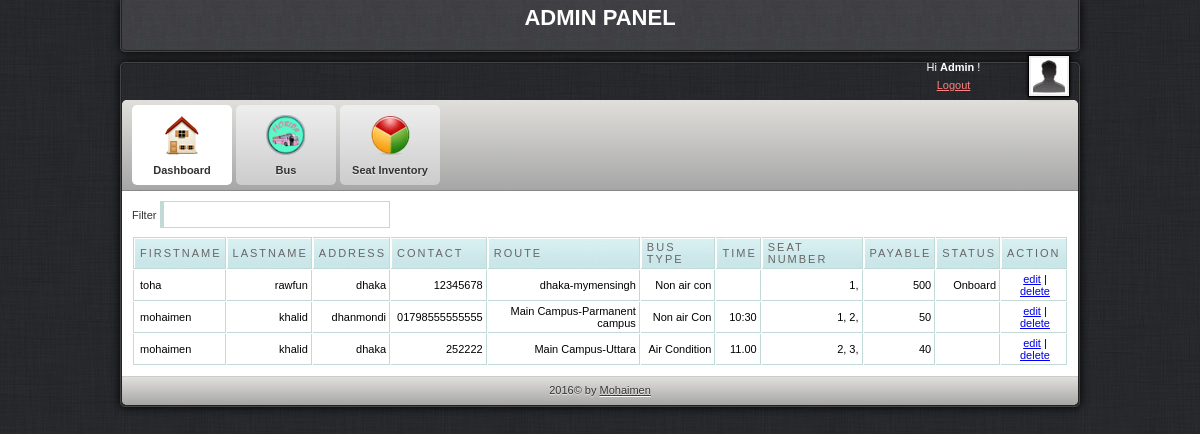
Screenshot of /admin/dashboard.php (signed in) with the database file from the repository.
### tables this page shows
CREATE TABLE IF NOT EXISTS `customer` (
  `id` int(11) NOT NULL AUTO_INCREMENT,
  `fname` varchar(30) NOT NULL,
  `lname` varchar(30) NOT NULL,
  `contact` varchar(20) NOT NULL,
  `address` varchar(300) NOT NULL,
  `bus` varchar(30) NOT NULL,
  `transactionum` varchar(10) NOT NULL,
  `payable` varchar(11) NOT NULL,
  `status` varchar(100) NOT NULL,
  `setnumber` varchar(100) NOT NULL,
  PRIMARY KEY (`id`)
);

CREATE TABLE IF NOT EXISTS `route` (
  `id` int(11) NOT NULL AUTO_INCREMENT,
  `route` varchar(300) NOT NULL,
  `price` varchar(30) NOT NULL,
  `numseats` int(30) NOT NULL,
  `type` varchar(300) NOT NULL,
  `time` varchar(100) NOT NULL,
  PRIMARY KEY (`id`)
);

CREATE TABLE IF NOT EXISTS `reserve` (
  `id` int(11) NOT NULL AUTO_INCREMENT,
  `date` varchar(11) NOT NULL,
  `bus` varchar(11) NOT NULL,
  `seat_reserve` varchar(11) NOT NULL,
  `transactionnum` varchar(10) NOT NULL,
  `seat` varchar(100) NOT NULL,
  PRIMARY KEY (`id`)
);

### admin/dashboard.php (the view, shortened to what this page needs)
<html>
<head>
<link href="css/style.css" rel="stylesheet" type="text/css" />
<link rel="stylesheet" href="febe/style.css" type="text/css" media="screen" charset="utf-8">
<link href="src/facebox.css" media="screen" rel="stylesheet" type="text/css" />
</head>
<body>
	<div id="container">
		<div id="adminbar-outer" class="radius-bottom">
			<div id="adminbar" class="radius-bottom">
				<center><h1><font color="#FFFFFF">ADMIN PANEL</font></h1></center>
				<div id="details">
					<a class="avatar" href="javascript: void(0)">
					<img width="36" height="36" alt="avatar" src="img/avatar.jpg">
					</a>
					<div class="tcenter">
					Hi
					<strong>Admin</strong>
					!
					<br>
					<a class="alightred" href="../index.php">Logout</a>
					</div>
				</div>
			</div>
		</div>
		<div id="panel-outer" class="radius" style="opacity: 1;">
			<div id="panel" class="radius">
				<ul class="radius-top clearfix" id="main-menu">
					<li>
						<a class="active" href="dashboard.php">
							<img alt="Dashboard" src="img/m-dashboard.png">
							<span>Dashboard</span>
						</a>
					</li>
					<li>
						<a href="route.php">
							<img alt="Statistics" src="img/m-custom.png">
							<span>Bus</span>
						</a>
					</li>
					<li>
						<a href="setinventory.php">
							<img alt="Statistics" src="img/m-statistics.png">
							<span>Seat Inventory</span>
						</a>
					</li>
				</ul>
				<div id="content" class="clearfix">
					<label for="filter">Filter</label> <input type="text" name="filter" value="" id="filter" />
					<table cellpadding="1" cellspacing="1" id="resultTable">
						<thead>
							<tr>
								<th  style="border-left: 1px solid #C1DAD7"> Firstname </th>
								<th> Lastname </th>
								<th> Address </th>
								<th> Contact </th>
								<th> Route </th>
								<th> Bus Type </th>
								<th> Time </th>
								<th> Seat Number </th>
								<th> Payable </th>
								<th> Status </th>
								<th> Action </th>
							</tr>
						</thead>
						<tbody>
						<?php
							$result = mysql_query("SELECT * FROM customer");
							while($row = mysql_fetch_array($result))
								{
									echo '<tr class="record">';
									echo '<td style="border-left: 1px solid #C1DAD7;">'.$row['fname'].'</td>';
									echo '<td><div align="right">'.$row['lname'].'</div></td>';
									echo '<td><div align="right">'.$row['address'].'</div></td>';
									echo '<td><div align="right">'.$row['contact'].'</div></td>';
									$rrad=$row['bus'];
									$dddd=$row['transactionum'];
									$results = mysql_query("SELECT * FROM route WHERE id='$rrad'");
									while($rows = mysql_fetch_array($results))
										{
									echo '<td><div align="right">'.$rows['route'].'</div></td>';
									echo '<td><div align="right">'.$rows['type'].'</div></td>';
									echo '<td><div align="right">'.$rows['time'].'</div></td>';
										}
									$resulta = mysql_query("SELECT * FROM reserve WHERE transactionnum='$dddd'");
									while($rowa = mysql_fetch_array($resulta))
										{
									echo '<td><div align="right">'.$rowa['seat'].'</div></td>';
										}
									echo '<td><div align="right">'.$row['payable'].'</div></td>';
									echo '<td><div align="right">'.$row['status'].'</div></td>';
									echo '<td><div align="center"><a rel="facebox" href="editstatus.php?id='.$row['id'].'">edit</a> | <a href="#" id="'.$row['transactionum'].'" class="delbutton" title="Click To Delete">delete</a></div></td>';
									echo '</tr>';
								}
							?>
						</tbody>
					</table>
				</div>
				<div id="footer" class="radius-bottom">
					2016©
					by
					<a class="afooter-link" href="">Mohaimen</a>
				</div>
			</div>
		</div>
	</div>
</body>
</html>

### admin/css/style.css (style rules this page uses)
html, body { background: url("../img/bg.jpg") repeat scroll 0 0 #333333; color: #333333; font-family: Arial,Helvetica,sans-serif; font-size: 11px; line-height: 1.6; margin:0; }
#container { margin: 0 auto; width: 960px; }
#login-container-outer, #container #adminbar-outer, #container #panel-outer { border: 1px solid #444444; box-shadow: 0 0 10px #000000; }
#container #adminbar-outer { background: none repeat scroll 0 0 #403F44; border-top: medium none; margin: 0 0 10px; }
.radius-bottom { border-bottom-left-radius: 5px; border-bottom-right-radius: 5px; }
#login-container, #container #adminbar, #container #panel { border: 1px solid #222222; }
#container #adminbar { background: url("../img/alter-bg.jpg") repeat scroll left top transparent; border-top: medium none; height: 50px; }
.clearfix { clear:both; }
#container #adminbar #details { color: #FFFFFF; float: right; height: 34px; line-height: 18px; padding: 8px; width: 184px; }
#container #adminbar #details a.avatar { background-color: #EEEEEE; border: 1px solid #000000; box-shadow: 0 0 4px #000000; display: block; float: right; height: 36px; margin: -3px 0 0 7px; padding: 2px; width: 36px; }
.tcenter { text-align: center; }
a.alightred { color: #FF8181; }
.radius { border-radius: 5px 5px 5px 5px; }
#container #panel ul#main-menu, #container #panel #footer, #login-extra { background-color: #D5D5D5; background-image: linear-gradient(#E0DFDB, #A6A6A6); }
ul#main-menu { border-bottom: 1px solid #888888; list-style: none outside none; margin: 0; padding: 0 10px; }
.radius-top { border-top-left-radius: 5px; border-top-right-radius: 5px; }
ul#main-menu li { float: left; margin: 5px 4px 5px 0; }
ul#main-menu li a.active { background: none repeat scroll 0 0 #FFFFFF; text-shadow: 0 1px 1px #FFFFFF; }
ul#main-menu li a { background: linear-gradient(#EEEEEE, #CCCCCC) repeat scroll 0 0 #EEEEEE; border-radius: 5px 5px 5px 5px; color: #333333; display: block; font-weight: bold; height: 80px; line-height: 1px; position: relative; text-align: center; text-shadow: 0 1px 1px #EEEEEE; width: 100px; text-decoration:none; }
ul#main-menu li a img { height: 40px; padding: 10px 15px 5px; width: 40px; }
ul#main-menu li a span { display: block; line-height: 20px; padding: 0 0 5px; }
#container #content { padding: 10px; background-color:#ffffff; }
#container #footer { border-top: 1px solid #CCCCCC; color: #333333; margin: 0; padding: 5px; text-align: center; text-shadow: 0 1px 1px #EEEEEE; }
a.afooter-link { color: #333333; text-shadow: 0 1px 1px #FFFFFF; }

### admin/febe/style.css (style rules this page uses)
#resultTable { background-color: white; margin-top: 8px; width: 100%; color:#000000; }
#resultTable th.sortable { background: url("bg_header.jpg") no-repeat scroll 0 0 #CAE8EA; border-bottom: 1px solid #C1DAD7; border-right: 1px solid #C1DAD7; border-top: 1px solid #C1DAD7; color: #4F6B72; font: normal 11px "Trebuchet MS",Verdana,Arial,Helvetica,sans-serif; letter-spacing: 2px; padding: 3px 3px 3px 6px; text-align: left; text-transform: uppercase; color: #666; cursor: pointer; text-decoration: none; }
#resultTable th { background: url("bg_header.jpg") no-repeat scroll 0 0 #CAE8EA; border-bottom: 1px solid #C1DAD7; border-right: 1px solid #C1DAD7; border-top: 1px solid #C1DAD7; color: #4F6B72; font: normal 11px "Trebuchet MS",Verdana,Arial,Helvetica,sans-serif; letter-spacing: 2px; padding: 3px 3px 3px 6px; text-align: left; text-transform: uppercase; color: #666; cursor: pointer; text-decoration: none; }
#resultTable td { border-bottom: 1px solid #C1DAD7; border-right: 1px solid #C1DAD7; padding: 3px 3px 3px 6px; font: normal 11px "Trebuchet MS",Verdana,Arial,Helvetica,sans-serif; }
#resultTable td.odd { font: normal 11px "Trebuchet MS",Verdana,Arial,Helvetica,sans-serif; }
#filter { width: 230px; border: 1px solid #C1DAD7; border-left: 4px solid #C1DAD7; padding:5px; background-image:url('../images/filter.gif'); background-repeat:no-repeat; background-position: 3px 5px; padding-left:20px; }
.clearfix { clear:both; }

### rows the page displays
customer: fname "toha", lname "rawfun", address "dhaka", contact "12345678", payable "500", status "Onboard"
route: route "dhaka-mymensingh", type "Non air con"
reserve: seat "1,"
customer: fname "mohaimen", lname "khalid", address "dhanmondi", contact "01798555555555", payable "50"
route: route "Main Campus-Parmanent campus", type "Non air Con", time "10:30"
reserve: seat "1, 2,"
customer: fname "mohaimen", lname "khalid", address "dhaka", contact "252222", payable "40"
route: route "Main Campus-Uttara", type "Air Condition", time "11.00"
reserve: seat "2, 3,"
